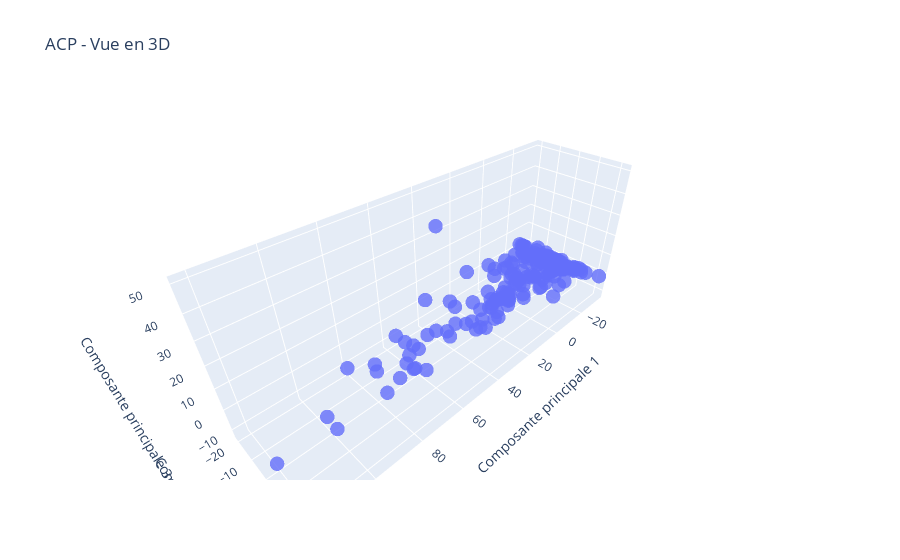

Source (notebook cell):
### Code cell
import plotly.graph_objects as go

principal_components_pivot = pca.fit_transform(data_num)

fig = go.Figure(data=[go.Scatter3d(
    x=principal_components_pivot[:, 0],
    y=principal_components_pivot[:, 1],
    z=principal_components_pivot[:, 2],
    mode='markers',
    marker=dict(
        size=5,
        opacity=0.8
    )
)])

fig.update_layout(
    title='ACP - Vue en 3D',
    scene = dict(
        xaxis_title='Composante principale 1',
        yaxis_title='Composante principale 2',
        zaxis_title='Composante principale 3'
    )
)

fig.show()

### Figure 1 — Plotly figure (JSON) as saved in the notebook; plotly's stock layout.template omitted (floating-point values rounded to 4 significant figures; data arrays with more than 128 entries replaced by an {"elided": "..."} marker saying what was removed)
{"data": [{"marker": {"opacity": 0.8, "size": 5}, "mode": "markers", "type": "scatter3d", "x": {"elided": "164 float values"}, "y": {"elided": "164 float values"}, "z": {"elided": "164 float values"}}], "layout": {"scene": {"xaxis": {"title": {"text": "Composante principale 1"}}, "yaxis": {"title": {"text": "Composante principale 2"}}, "zaxis": {"title": {"text": "Composante principale 3"}}}, "title": {"text": "ACP - Vue en 3D"}}}
